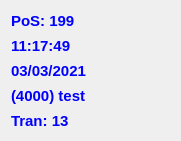
  <widget class="QWidget" name="verticalLayoutWidget_4">
   <property name="geometry">
    <rect>
     <x>659</x>
     <y>10</y>
     <width>181</width>
     <height>141</height>
    </rect>
   </property>
   <layout class="QVBoxLayout" name="verticalLayout_3">
    <item>
     <widget class="QLabel" name="label_2">
      <property name="font">
       <font>
        <pointsize>11</pointsize>
        <weight>75</weight>
        <bold>true</bold>
       </font>
      </property>
      <property name="styleSheet">
       <string notr="true">color:blue;</string>
      </property>
      <property name="text">
       <string>PoS: 199</string>
      </property>
     </widget>
    </item>
    <item>
     <widget class="QLabel" name="label_5">
      <property name="font">
       <font>
        <pointsize>11</pointsize>
        <weight>75</weight>
        <bold>true</bold>
       </font>
      </property>
      <property name="styleSheet">
       <string notr="true">color:blue;</string>
      </property>
      <property name="text">
       <string>11:17:49</string>
      </property>
     </widget>
    </item>
    <item>
     <widget class="QLabel" name="label_3">
      <property name="font">
       <font>
        <pointsize>11</pointsize>
        <weight>75</weight>
        <bold>true</bold>
       </font>
      </property>
      <property name="styleSheet">
       <string notr="true">color:blue;</string>
      </property>
      <property name="text">
       <string>03/03/2021</string>
      </property>
     </widget>
    </item>
    <item>
     <widget class="QLabel" name="label_4">
      <property name="font">
       <font>
        <pointsize>11</pointsize>
        <weight>75</weight>
        <bold>true</bold>
       </font>
      </property>
      <property name="styleSheet">
       <string notr="true">color:blue;</string>
      </property>
      <property name="text">
       <string>(4000) test</string>
      </property>
     </widget>
    </item>
    <item>
     <widget class="QLabel" name="label">
      <property name="font">
       <font>
        <pointsize>11</pointsize>
        <weight>75</weight>
        <bold>true</bold>
       </font>
      </property>
      <property name="styleSheet">
       <string notr="true">color:blue;</string>
      </property>
      <property name="text">
       <string>Tran: 13</string>
      </property>
     </widget>
    </item>
   </layout>
  </widget>
